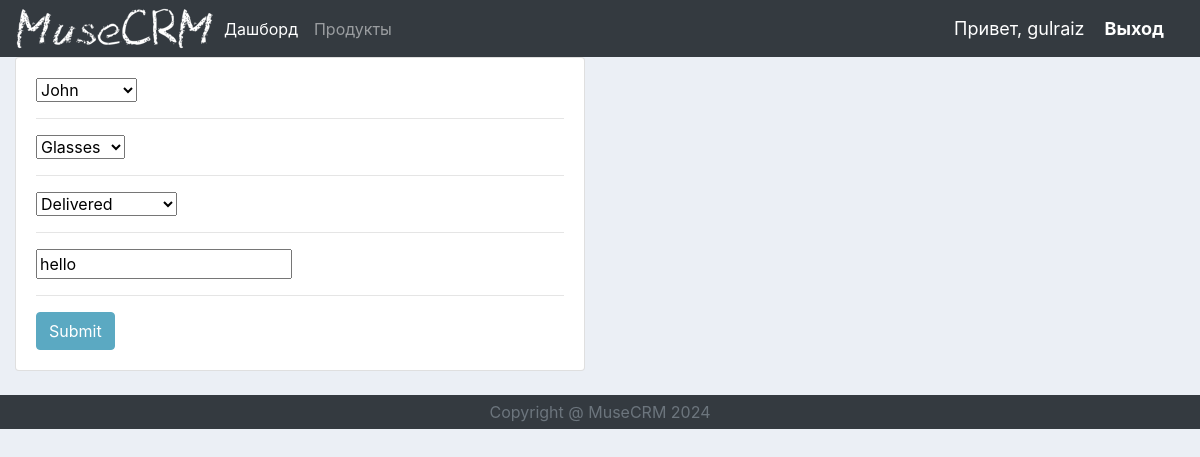
The page /update_order/2/ (signed in) on the database its author committed.
### accounts/models.py (models this page shows, shortened)
class Order(models.Model):
    STATUS = (
        ("Pending","Pending"),
        ("Out for Delivery","Out for Delivery"),
        ("Delivered","Delivered"),
    )
    customer = models.ForeignKey(Customer, null=True, on_delete=models.SET_NULL)
    product = models.ForeignKey(Product, null=True, on_delete=models.SET_NULL)
    date_created = models.DateTimeField(auto_now_add=True, null=True)
    status = models.CharField(max_length=200, null=True, choices=STATUS)
    note = models.CharField(max_length=1000, null=True)

### accounts/decorators.py (the view)
        def wrapper_func(request, *args, **kwargs):
            group = None
            if request.user.groups.exists():
                group = request.user.groups.all()[0].name
            if group in allowed_roles:
                return view_func(request, *args, **kwargs)
            else:
                return HttpResponse("Вы не авторизованы, чтобы видеть эту страницу.")

### accounts/forms.py
class OrderForm(ModelForm):
    class Meta:
        model = Order
        fields = '__all__'

### accounts/models.py (called while the page is built)
    def __str__(self):
        return self.name

    def __str__(self):
        return self.name

### accounts/views.py (called while the page is built)
@login_required(login_url='login')
@allowed_users(allowed_roles=["admin"])
def updateOrder(request, primary_key):
    order = Order.objects.get(id=primary_key)
    form = OrderForm(instance=order)
    if request.method == "POST":
        form = OrderForm(request.POST, instance=order)
        if form.is_valid():
            form.save()
            return redirect('/customer/' + str(order.customer.id))
    context = {"form": form}
    return render(request, "accounts/order_form.html", context)

### accounts/templates/accounts/order_form.html (shortened to what this page needs)
{% extends 'accounts/main.html' %}
{% load static %}
{% block content %}
<div class="row">
    <div class="col-md-6">
        <div class="card card-body">
            <form action="" method="POST">
                {% for field in form %}
                    {{field}}
                    <hr>
                {% endfor %}
                <input class="btn btn-primary" type="submit" name="Подтвердить">
            </form>
        </div>
    </div>
</div>
{% endblock %}

### accounts/templates/accounts/navbar.html (shortened to what this page needs)
{% load static %}
<nav class="navbar navbar-expand-lg navbar-dark bg-dark">
  <img src="{% static './images/CRM.png' %}">
  <div class="collapse navbar-collapse" id="navbarNav">
    <ul class="navbar-nav">
      {% if request.user.is_staff %}
      <li class="nav-item active">
        <a class="nav-link" href="{% url 'home' %}">Дашборд</a>
      </li>
      <li class="nav-item">
        <a class="nav-link" href="{% url 'products' %}">Продукты</a>
      </li>
      {% else %}
      <li class="nav-item">
        <a class="settings nav-link" href="{% url 'account' %}">Настройки</a>
      </li>
      {% endif %}
    </ul>
  </div>
  <span class="hello-msg">Привет, {{request.user}}</span>
  <span class="hello-msg"><a class="logout" href="{% url 'logout' %}">Выход</a></span>
</nav>

### static/css/main.css (style rules this page uses)
body { background-color: #ebeff5; }
.btn-primary { color: #fff; background-color: #5ba9c2; border-color: #5ba9c2; }

### accounts/templates/accounts/navbar.html (style rules this page uses)
.hello-msg { font-size: 18px; margin-right: 20px; color: white; }
.logout { font-weight: bold; color: white; }

### rows shown on the page
Order: form "John" "Glasses" "Delivered" "hello"

### other values the page prints
{{ request.user }} "gulraiz"
